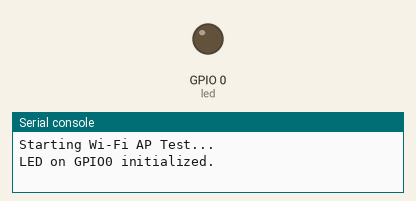
Simulated run of this program. Board: ESP32 board running MicroPython. Shown: output pins drawn as LEDs (lit = HIGH), the last lines printed to the serial console. The board's own WiFi access point starts at once.

Above: at 0.11 s.
At 0.7 s:
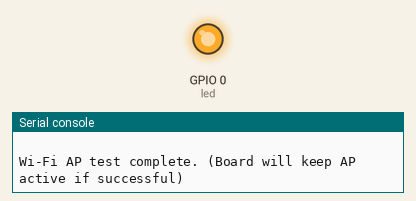
Timing chart, 0 to 2.2 s (numbered marks = the images above):
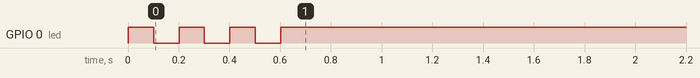

The program:

wifi_ap_test.py
```python
# wifi_ap_test.py
import network
import time
import machine
import gc

# --- AP Configuration ---
# *** สำคัญ: กำหนดชื่อและรหัสผ่านสำหรับ AP ที่ ESP32-C3 จะสร้างขึ้นมาเอง ***
# ชื่อ AP (SSID) ที่คุณจะเห็นบนมือถือ/คอมพิวเตอร์
AP_SSID = "ESP32C3_AP_Test"
# รหัสผ่านสำหรับ AP นี้ (ต้องมีอย่างน้อย 8 ตัวอักษรสำหรับ WPA2)
AP_PASSWORD = "password123"

# --- LED Configuration (สำหรับบอร์ด ESP32-C3 Super Mini) ---
LED_PIN = 0 # ลองใช้ GPIO21 ถ้าไม่ติด ลองเปลี่ยนเป็น GPIO2 หรือขาอื่นตามเอกสารบอร์ด
led = None

print("Starting Wi-Fi AP Test...")

def blink_led(times, duration_ms):
    if led:
        for _ in range(times):
            led.value(1)
            time.sleep_ms(duration_ms)
            led.value(0)
            time.sleep_ms(duration_ms)

try:
    led = machine.Pin(LED_PIN, machine.Pin.OUT)
    print(f"LED on GPIO{LED_PIN} initialized.")
    blink_led(3, 100) # กระพริบ 3 ครั้งเพื่อบ่งบอกว่าโปรแกรมเริ่มทำงาน
except Exception as e:
    print(f"Could not initialize LED on GPIO{LED_PIN}: {e}. LED debug disabled.")
    led = None # ตั้งค่า led เป็น None หากเกิดข้อผิดพลาด

def start_ap_mode():
    print("\nAttempting to start Wi-Fi AP mode...")
    nic = network.WLAN(network.AP_IF) # กำหนดเป็นโหมด AP

    # ปิดโหมด STA_IF ก่อน (ถ้าเคยเปิด) เพื่อหลีกเลี่ยงความขัดแย้ง
    sta_nic = network.WLAN(network.STA_IF)
    if sta_nic.active():
        sta_nic.active(False)
        print("STA interface deactivated.")

    nic.active(True) # เปิดใช้งาน AP interface

    # ตั้งค่า SSID และ Password สำหรับ AP
    # MicroPython จะใช้ WPA2-PSK โดยอัตโนมัติถ้ามีรหัสผ่าน
    nic.config(essid=AP_SSID, password=AP_PASSWORD)

    # รอให้ AP interface พร้อมทำงาน
    max_wait = 10
    while not nic.active() and max_wait > 0:
        print(".", end="")
        time.sleep(1)
        max_wait -= 1

    if nic.active():
        ap_ip_info = nic.ifconfig()
        print(f"\n*** Wi-Fi AP mode started successfully! ***")
        print(f"AP SSID:   '{AP_SSID}'")
        print(f"AP IP:     {ap_ip_info[0]}")
        print(f"AP Mask:   {ap_ip_info[1]}")

        if led:
            led.value(1) # เปิด LED ค้างไว้ถ้า AP ทำงานได้
        return True
    else:
        print("\n*** Failed to start Wi-Fi AP mode! ***")
        if led:
            blink_led(10, 50) # กระพริบเร็วๆ ถ้า AP ไม่ทำงาน
        return False

# --- Main execution of the AP test script ---
gc.collect() # ทำ Garbage collection
start_ap_mode()

print("\nWi-Fi AP test complete. (Board will keep AP active if successful)")

# Loop forever to keep the board alive and AP active
while True:
    time.sleep(1)
```
